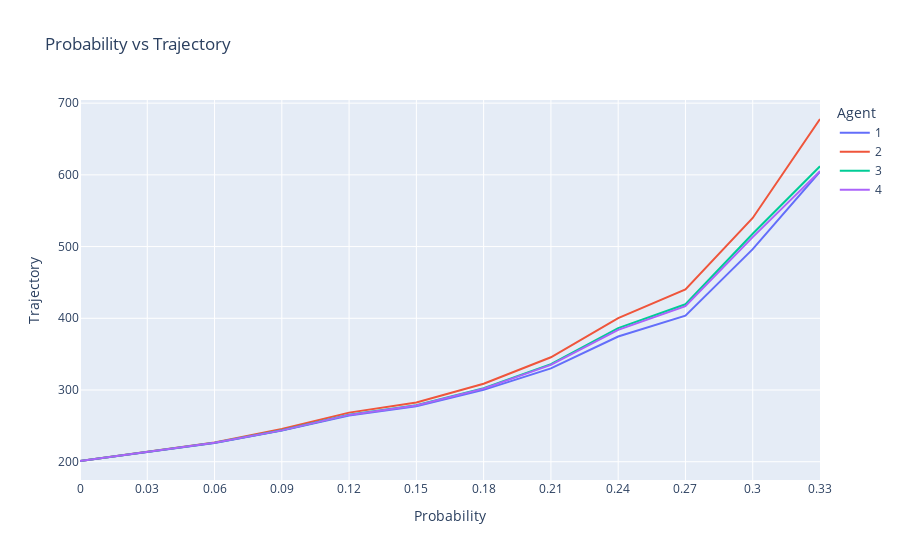

Notebook code for this chart:
### Code cell
fig1 = px.line(avg_results_df, x="Probability", y="Trajectory", color="Agent", title='Probability vs Trajectory')
fig1.update_xaxes(dtick=0.03)
fig1.show()

plotly.io.write_image(fig1, file="./images/prob_trajectory3.png", scale=5)

### Figure 1 — Plotly figure (JSON) as saved in the notebook; plotly's stock layout.template omitted (floating-point values rounded to 4 significant figures)
{"data": [{"hovertemplate": "Agent=1<br>Probability=%{x}<br>Trajectory=%{y}<extra></extra>", "legendgroup": "1", "line": {"color": "#636efa", "dash": "solid"}, "marker": {"symbol": "circle"}, "mode": "lines", "name": "1", "orientation": "v", "showlegend": true, "type": "scatter", "x": [0, 0.03, 0.06, 0.09, 0.12, 0.15, 0.18, 0.21, 0.24, 0.27, 0.3, 0.33], "xaxis": "x", "y": [201, 214.0, 226.1, 243.4, 264.4, 277.3, 300.1, 330.1, 374.6, 403.7, 496.4, 604.5], "yaxis": "y"}, {"hovertemplate": "Agent=2<br>Probability=%{x}<br>Trajectory=%{y}<extra></extra>", "legendgroup": "2", "line": {"color": "#EF553B", "dash": "solid"}, "marker": {"symbol": "circle"}, "mode": "lines", "name": "2", "orientation": "v", "showlegend": true, "type": "scatter", "x": [0, 0.03, 0.06, 0.09, 0.12, 0.15, 0.18, 0.21, 0.24, 0.27, 0.3, 0.33], "xaxis": "x", "y": [201, 214.1, 226.9, 245.6, 268.5, 282.5, 308.7, 345.6, 400.3, 440.3, 539.9, 677.9], "yaxis": "y"}, {"hovertemplate": "Agent=3<br>Probability=%{x}<br>Trajectory=%{y}<extra></extra>", "legendgroup": "3", "line": {"color": "#00cc96", "dash": "solid"}, "marker": {"symbol": "circle"}, "mode": "lines", "name": "3", "orientation": "v", "showlegend": true, "type": "scatter", "x": [0, 0.03, 0.06, 0.09, 0.12, 0.15, 0.18, 0.21, 0.24, 0.27, 0.3, 0.33], "xaxis": "x", "y": [201, 213.8, 226.4, 243.8, 265.5, 278.7, 302.6, 336.1, 386.4, 419.5, 517.9, 612], "yaxis": "y"}, {"hovertemplate": "Agent=4<br>Probability=%{x}<br>Trajectory=%{y}<extra></extra>", "legendgroup": "4", "line": {"color": "#ab63fa", "dash": "solid"}, "marker": {"symbol": "circle"}, "mode": "lines", "name": "4", "orientation": "v", "showlegend": true, "type": "scatter", "x": [0, 0.03, 0.06, 0.09, 0.12, 0.15, 0.18, 0.21, 0.24, 0.27, 0.3, 0.33], "xaxis": "x", "y": [201, 213.8, 226.4, 243.7, 265.3, 278.5, 301.9, 335, 383.9, 417, 513.2, 605.2], "yaxis": "y"}], "layout": {"legend": {"title": {"text": "Agent"}, "tracegroupgap": 0}, "title": {"text": "Probability vs Trajectory"}, "xaxis": {"anchor": "y", "domain": [0, 1], "dtick": 0.03, "title": {"text": "Probability"}}, "yaxis": {"anchor": "x", "domain": [0, 1], "title": {"text": "Trajectory"}}}}
